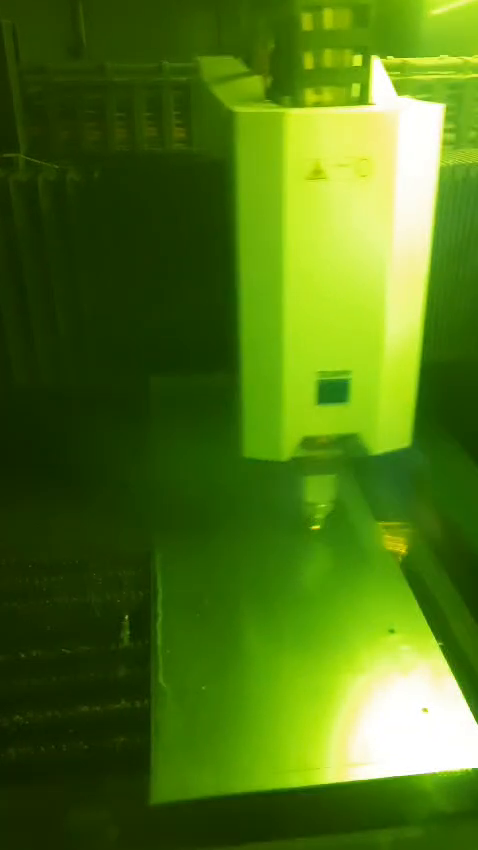
#> input picture frame 44 of MEDIA/RANDOM/10.mp4, 478 x 850 px, given in place of sample_video.mp4, which was not available
$ python 2_KEY_FRAME_EXTRACTION.py
#> lines starting #> are read from the running program, lines starting #| are printed output that depends on the picture; after the words box and inside, x2 and y2 are one past the last pixel; in counts of white or black regions, pixels touching at a corner belong together; pictures that were not available may be replaced by others from this repository, and a replacement may not be noted
import cv2
import numpy as np
import time

def select_key_frames(video_path, intensity_threshold=150, center_x_threshold=50, center_y_threshold=50, delay_sec=0.5):
#> called with intensity_threshold = 150, center_x_threshold = 50, center_y_threshold = 50, delay_sec = 0.5
    try:
        cap = cv2.VideoCapture(video_path)

        # Check if video capture is open
        if not cap.isOpened():
            print("Error: Unable to open video.")
            return None

        # Get video properties
        frame_width = int(cap.get(cv2.CAP_PROP_FRAME_WIDTH))
        frame_height = int(cap.get(cv2.CAP_PROP_FRAME_HEIGHT))

        key_frame = None

        while cap.isOpened():
            ret, frame = cap.read()
#> frame is the input picture: shape (850, 478, 3); mean B, G, R 21.4, 115.7, 77.9
            if not ret:
                break

            # Convert frame to grayscale for intensity-based processing
            gray = cv2.cvtColor(frame, cv2.COLOR_BGR2GRAY)
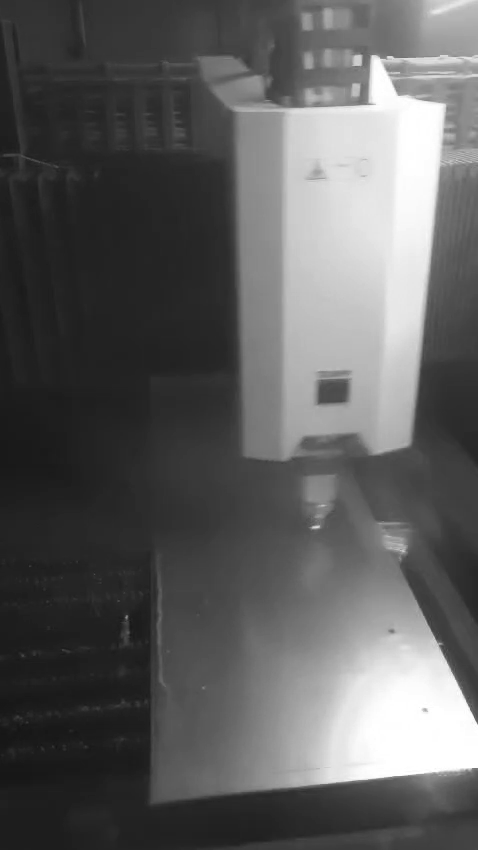
#> gray: shape (850, 478); min 20, max 255, mean 93.6

            # Apply intensity thresholding
            _, binary = cv2.threshold(gray, intensity_threshold, 255, cv2.THRESH_BINARY)
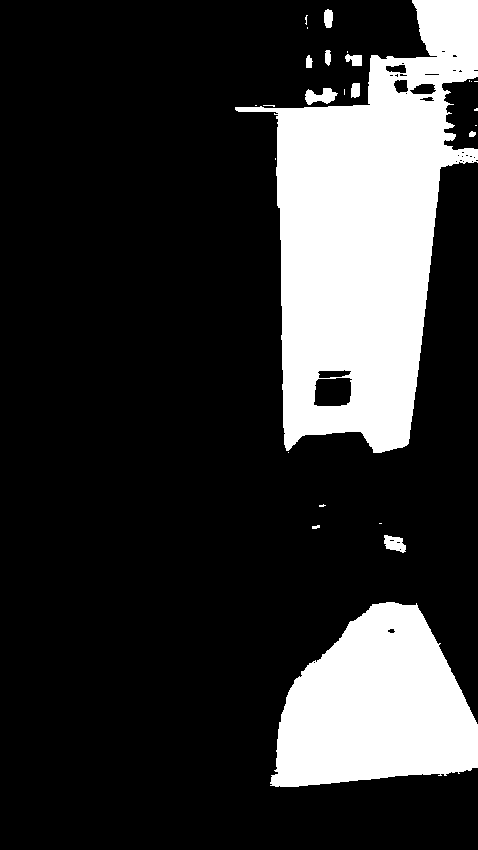
#> binary: shape (850, 478); 20.9% white; 26 white regions (15 under 20 px)

            # Find contours
            contours, _ = cv2.findContours(binary, cv2.RETR_EXTERNAL, cv2.CHAIN_APPROX_SIMPLE)
#> contours = 26 contours, 16 with area under 20; largest, box (x1, y1, x2, y2) and area: (235, 0, 478, 453) 57724, (270, 602, 478, 787) 26556, (305, 88, 338, 105) 296, (384, 535, 406, 553) 238, (324, 9, 333, 28) 122

            # Process contours and select key frame
            for contour in contours:
                x, y, w, h = cv2.boundingRect(contour)

                # Calculate bounding box center
                center_x = x + w // 2
                center_y = y + h // 2

                # Check if bounding box is centered
                if (abs(center_x - frame_width // 2) < center_x_threshold and
                        abs(center_y - frame_height // 2) < center_y_threshold):
                    # Draw bounding box on frame
                    cv2.rectangle(frame, (x, y), (x + w, y + h), (0, 255, 0), 2)

                    # Set key frame
                    key_frame = frame.copy()

                    # Display the frame with bounding box (optional)
                    cv2.imshow('Key Frame Selection', frame)
                    cv2.waitKey(1)  # Display frame for a short period

                    # Delay for specified seconds
                    time.sleep(delay_sec)
#> this loop made 26 passes
#> (x, y, w, h, center_x, center_y) on passes 1, 2, 3, 5, 6, 8, 10, 11, 14, 15, 17, 19: (270, 602, 208, 185, 374, 694), (384, 535, 22, 18, 395, 544), (312, 525, 8, 4, 316, 527), (319, 504, 7, 3, 322, 505), (288, 452, 1, 1, 288, 452), (469, 131, 7, 6, 472, 134), (474, 108, 4, 3, 476, 109), (263, 105, 12, 2, 269, 106), (305, 88, 33, 17, 321, 96), (351, 83, 9, 15, 355, 90), (471, 81, 1, 1, 471, 81), (306, 55, 7, 13, 309, 61)
#> (contour, x, y, w, h, center_x, center_y) on passes 4, 7, 9, 12, 13, 16: ([[379, 523], [381, 523]], 379, 523, 3, 1, 380, 523), ([[275, 158], [275, 159]], 275, 158, 1, 2, 275, 159), ([[475, 125], [476, 125]], 475, 125, 2, 1, 476, 125), ([[255, 105], [256, 105]], 255, 105, 2, 1, 256, 105), ([[344, 89], [344, 94]], 344, 89, 1, 6, 344, 92), ([[474, 81], [477, 81]], 474, 81, 4, 1, 476, 81)
#> frame: shape (850, 478, 3); under 0.01% of pixels changed, all inside (x1, y1, x2, y2) = (287, 451, 291, 455)

            # Break out of loop if key frame is found
            if key_frame is not None:
                break

        cap.release()
        cv2.destroyAllWindows()

        return key_frame

    except Exception as e:
        print(f"Error: {e}")
        return None

# Example usage
video_path = r'C:\Users\satar\OneDrive\Desktop\TRACKTER\CODE\sample_video.mp4'
key_frame = select_key_frames(video_path)

# Optionally, save key frame
if key_frame is not None:
    cv2.imwrite("key_frame.jpg", key_frame)

$ run again, starting later in the video
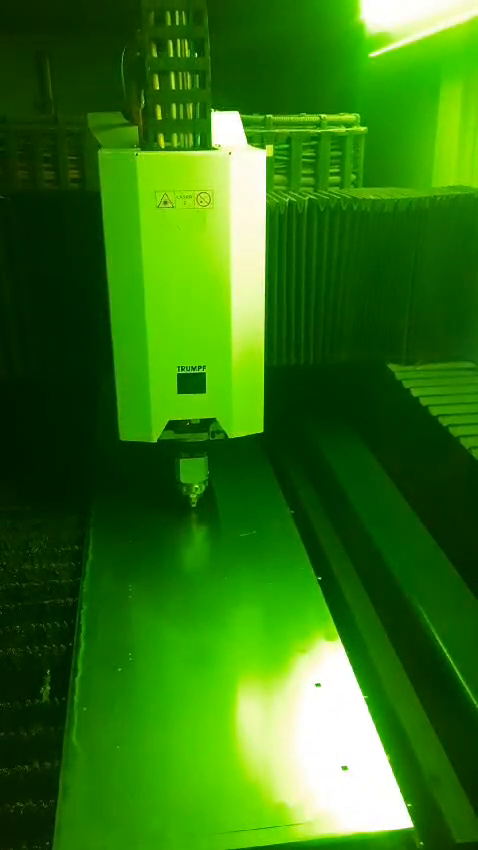
#> input picture frame 200 of MEDIA/RANDOM/10.mp4, 478 x 850 px, given in place of sample_video.mp4, which was not available
#> in select_key_frames, frame is the input picture: shape (850, 478, 3); mean B, G, R 19.3, 117.2, 48.7
#> in select_key_frames, `gray = cv2.cvtColor(frame, cv2.COLOR_BGR2GRAY)`:
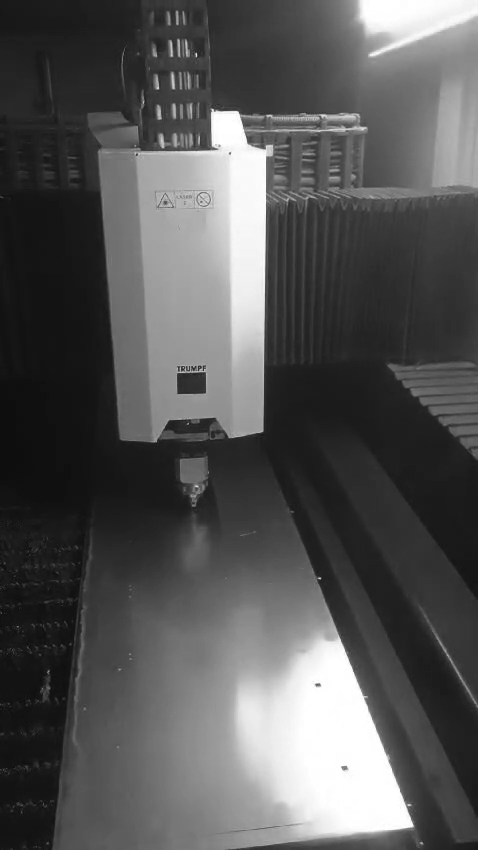
#> gray: shape (850, 478); min 12, max 255, mean 85.6
#> in select_key_frames, `_, binary = cv2.threshold(gray, intensity_threshold, 255, cv2.THRESH_B..`:
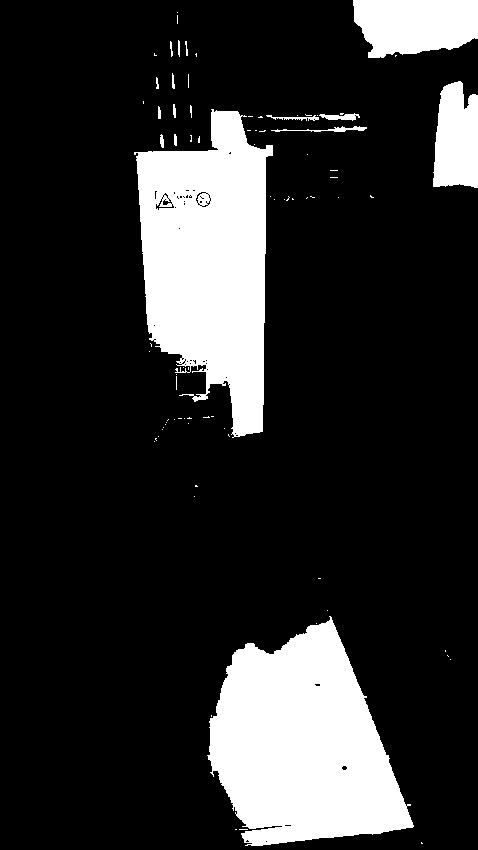
#> binary: shape (850, 478); 17.7% white; 83 white regions (66 under 20 px)
#> contours = 83 contours, 72 with area under 20; largest, box (x1, y1, x2, y2) and area: (207, 616, 414, 846) 30666, (134, 109, 273, 438) 29500, (353, 0, 478, 58) 5830, (433, 81, 478, 188) 3848, (319, 113, 360, 121) 139
#> the loop in select_key_frames, `for contour in contours:` made 83 passes
#> (x, y, w, h, center_x, center_y) on passes 5, 8, 9, 10, 12, 14, 15, 16: (450, 659, 1, 1, 450, 659), (316, 623, 1, 1, 316, 623), (207, 616, 207, 230, 310, 731), (327, 610, 1, 1, 327, 610), (194, 496, 1, 1, 194, 496), (154, 441, 1, 1, 154, 441), (155, 438, 2, 3, 156, 439), (158, 436, 1, 1, 158, 436)

$ run again, starting later in the video
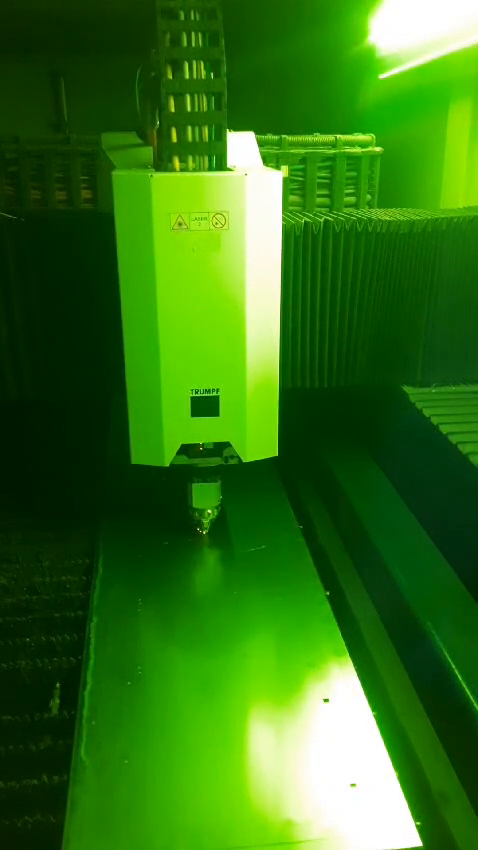
#> input picture frame 356 of MEDIA/RANDOM/10.mp4, 478 x 850 px, given in place of sample_video.mp4, which was not available
#> in select_key_frames, frame is the input picture: shape (850, 478, 3); mean B, G, R 22.3, 115.1, 49.3
#> in select_key_frames, `_, binary = cv2.threshold(gray, intensity_threshold, 255, cv2.THRESH_B..`:
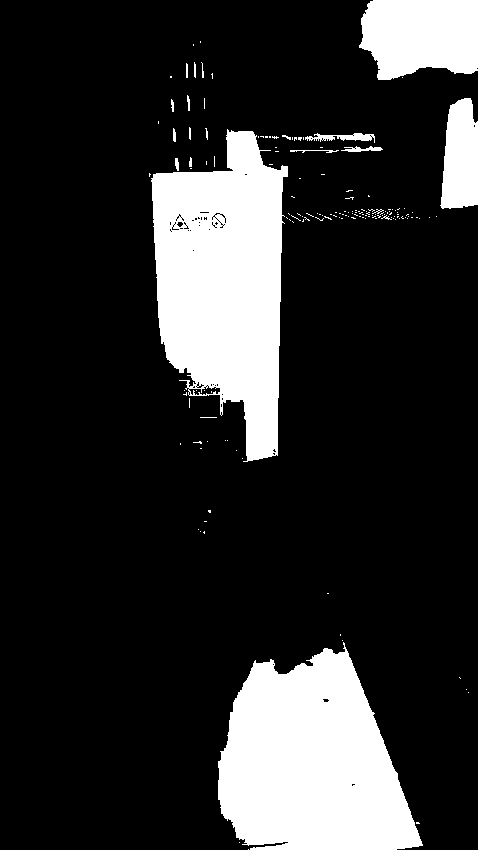
#> binary: shape (850, 478); 17.9% white; 159 white regions (140 under 20 px)
#> contours = 156 contours, 148 with area under 20; largest, box (x1, y1, x2, y2) and area: (151, 129, 288, 462) 30026, (218, 642, 423, 850) 29406, (359, 0, 478, 80) 7899, (440, 98, 478, 209) 3284, (305, 133, 375, 143) 264, (341, 146, 383, 152) 92, (175, 158, 179, 171) 26, (173, 128, 176, 142) 22
#> the loop in select_key_frames, `for contour in contours:` made 156 passes
#> (x, y, w, h, center_x, center_y) on passes 1, 2, 4: (248, 849, 1, 1, 248, 849), (239, 842, 1, 1, 239, 842), (468, 692, 1, 1, 468, 692)
#> after the loop in select_key_frames, `for contour in contours:`:
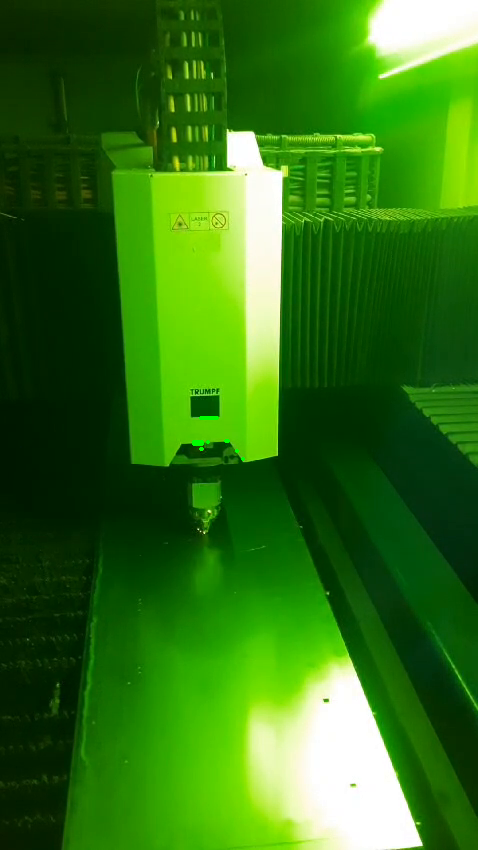
#> frame: shape (850, 478, 3); 0.05% of pixels changed, all inside (x1, y1, x2, y2) = (192, 416, 245, 461)
